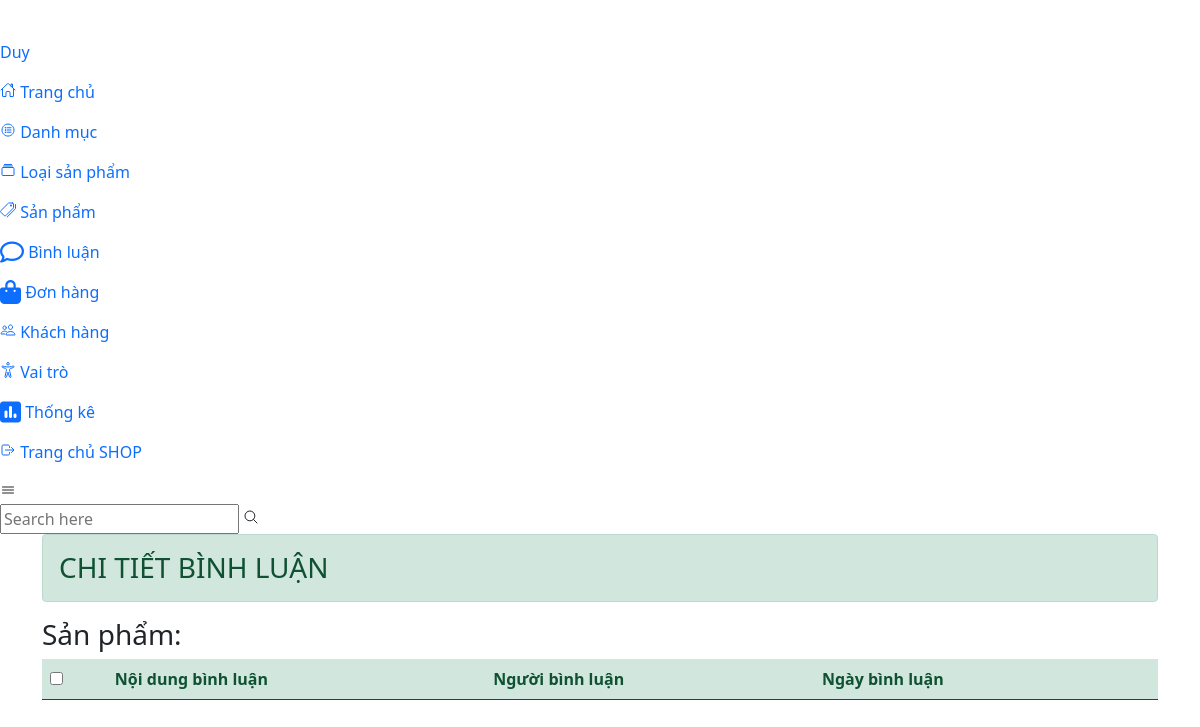
Before: /admin/binhluan/index.php?MaSP=72 (signed in) with the older database file.
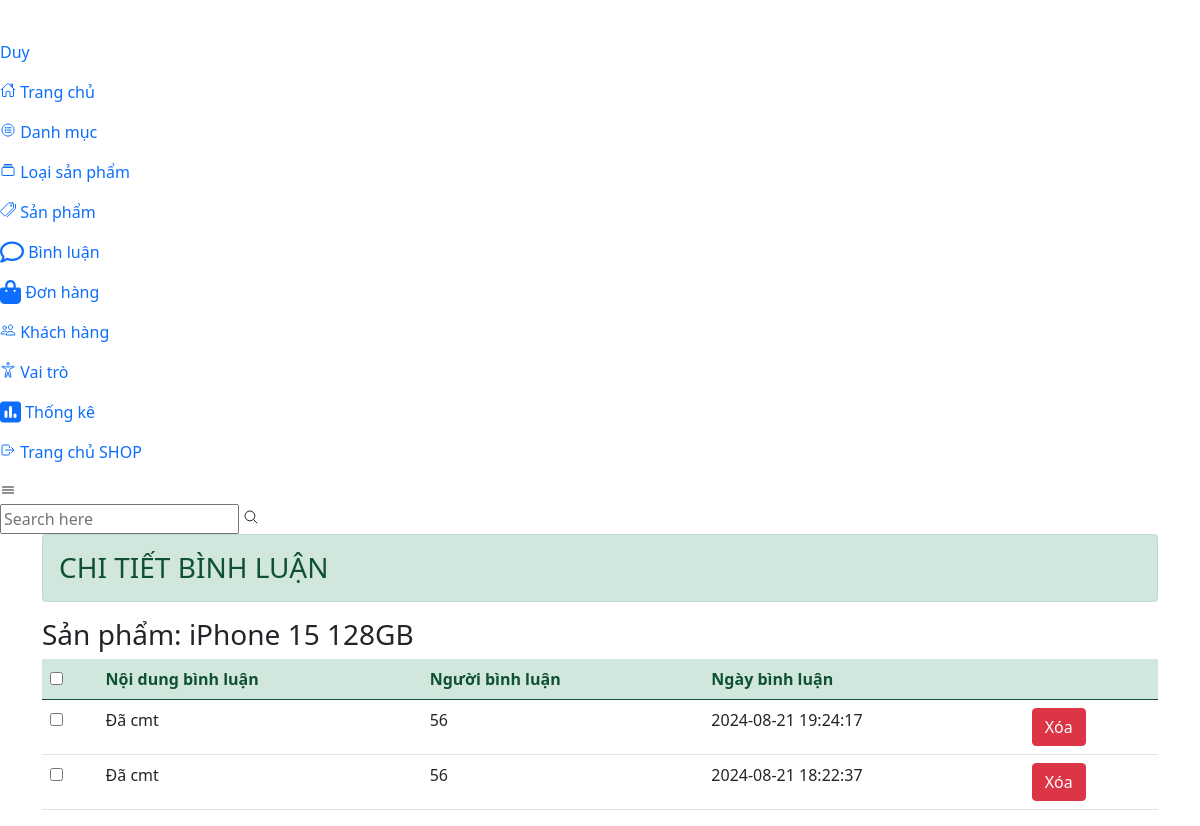
After: the same page with the newer database file.
### tables this page shows
CREATE TABLE `sanpham` (
  `MaSP` int(11) NOT NULL,
  `LSP_ID` int(11) NOT NULL,
  `DMID` int(11) NOT NULL,
  `TenSP` varchar(255) NOT NULL,
  `DonGia` int(11) NOT NULL,
  `HinhAnh1` varchar(200) NOT NULL,
  `HinhAnh2` varchar(200) DEFAULT NULL,
  `HinhAnh3` varchar(200) DEFAULT NULL,
  `ThongTin` longtext NOT NULL,
  `CPU` varchar(200) NOT NULL,
  `RAM` varchar(100) NOT NULL,
  `SSD_HDD` varchar(100) NOT NULL,
  `GPU` varchar(200) NOT NULL,
  `OS` varchar(100) NOT NULL,
  `kich_thuoc_man_hinh` varchar(200) NOT NULL,
  `kich_thuoc` varchar(50) NOT NULL,
  `mau_sac` varchar(20) NOT NULL,
  `chat_lieu` varchar(50) NOT NULL,
  `cong_giao_tiep` varchar(200) NOT NULL,
  `GiamGia` float DEFAULT NULL,
  `DacBiet` bit(1) NOT NULL,
  `LuotXem` int(11) NOT NULL DEFAULT 0,
  `ThoiGian` date NOT NULL
);

CREATE TABLE `binhluan` (
  `MaBL` int(11) NOT NULL,
  `ND_ID` int(11) NOT NULL,
  `MaSP` int(11) NOT NULL,
  `NoiDung` longtext NOT NULL,
  `NgayBL` datetime NOT NULL DEFAULT current_timestamp()
);

### admin/binhluan/index.php (called while the page is built, shortened)
<?php
    require_once "../../global.php";
    require_once "../../dao/binhluan.php";
    extract($_REQUEST);
    if(exist_param("MaSP")){
        $items=binhluan_select_by_sanpham($MaSP);
    }elseif (exist_param("btn_delete")) {
        if(isset($_REQUEST['MaBL'])){
            binhluan_delete($_REQUEST['MaBL']);
            header("location: index.php");
            exit();
        }
    }
    else{
        $items=thong_ke_binhluan();
        $VIEW_NAME= "list.php";
    }
    require "../layout.php";
?>

### global.php (called while the page is built, shortened)
<?php
    $ROOT_URL='https://x-shop.kesug.com';
    $CSS_ADMIN_URL = "$ROOT_URL/assets/admin/css";
    $SITE_URL= "$ROOT_URL/site";
?>

### dao/pdo.php (called while the page is built, shortened)
<?php
function pdo_get_connection(){
    $dburl = "mysql:host=sql204.infinityfree.com;dbname=if0_37000429_duanmau_web2041;charset=utf8";
    $username = 'if0_37000429';
    $password = '0905206292Duy';
    $conn = new PDO($dburl, $username, $password);
    $conn->setAttribute(PDO::ATTR_ERRMODE, PDO::ERRMODE_EXCEPTION);
    return $conn;
}
function pdo_query($sql){
    $sql_args = array_slice(func_get_args(), 1);
    try{
        $conn = pdo_get_connection();
        $stmt = $conn->prepare($sql);
        $stmt->execute($sql_args);
        $rows = $stmt->fetchAll();
        return $rows;
    }
    catch(PDOException $e){
        throw $e;
    }
    finally{
        unset($conn);
    }
}

### dao/binhluan.php (called while the page is built, shortened)
<?php
require_once 'pdo.php';
function binhluan_select_by_sanpham($MaSP){
    $sql = "SELECT BL.*, SP.TenSP FROM binhluan BL JOIN sanpham SP ON SP.MaSP=BL.MaSP WHERE BL.MaSP=? ORDER BY NgayBL DESC";
    return pdo_query($sql, $MaSP);
}

### admin/binhluan/detail.php (the view, shortened to what this page needs)
<!DOCTYPE html>
<html lang="en">
<head>
    <link href="https://cdn.jsdelivr.net/npm/bootstrap@5.0.2/dist/css/bootstrap.min.css" rel="stylesheet">
    <link rel="stylesheet" href="<?=$CSS_ADMIN_URL?>/styles.css">
    <link rel="stylesheet" href="https://cdnjs.cloudflare.com/ajax/libs/font-awesome/6.5.2/css/all.min.css" />
</head>
<body>
    <h3 class="alert alert-success text-uppercase">Chi tiết bình luận</h3>
    <form action="index.php?MaSP=<?=$MaSP?>" method="post">
        <h3>Sản phẩm: <?=$items[0]['TenSP']?></h3>
        <table class="table">
            <thead class="alert-success">
                <tr>
                    <th><input type="checkbox" name="" id=""></th>
                    <th>Nội dung bình luận</th>
                    <th>Người bình luận</th>
                    <th>Ngày bình luận</th>
                    <th></th>
                </tr>
            </thead>
            <tbody>
                <?php
                foreach($items as $item){
                    extract($item);
                    $xoa="index.php?btn_delete&MaBL=".$MaBL;
                ?>
                <tr>
                    <td><input type="checkbox" name="MaBL[]" value="<?=$MaBL?>"></td>
                    <td><?=$NoiDung?></td>
                    <td><?=$ND_ID?></td>
                    <td><?=$NgayBL?></td>
                    <td>
                        <a href="<?=$xoa?>" class="btn btn-danger">Xóa</a>
                    </td>
                </tr>
                <?php
                }
               ?>
            </tbody>
        </table>
    </form>
</body>
</html>

### admin/layout.php (shortened to what this page needs)
<?php
    include_once '../../global.php';
?>
<!DOCTYPE html>
<html lang="en">
<head>
    <link rel="stylesheet" href="../../assets/site/vendor/line-awesome/line-awesome/line-awesome/css/line-awesome.min.css">
    <link href="https://cdn.jsdelivr.net/npm/bootstrap@5.0.2/dist/css/bootstrap.min.css" rel="stylesheet">
    <link rel="stylesheet" href="<?=$CSS_ADMIN_URL?>/styles.css">
    <link rel="stylesheet" href="https://cdnjs.cloudflare.com/ajax/libs/font-awesome/6.5.2/css/all.min.css"/>
</head>
<body>
    <nav class="navbar">
        <?php require 'menu.php' ?>
    </nav>
    <main class="main">
      <div class="topbar">
      <div class="toggle">
            <ion-icon name="menu-outline"></ion-icon>
        </div>
        <div class="search">
            <label>
                <input type="text" placeholder="Search here">
                <ion-icon name="search-outline"></ion-icon>
            </label>
        </div>
      </div>
      <div class="container">
        <?php include $VIEW_NAME;?>
      </div>
    </main>
</body>
</html>

### admin/menu.php (shortened to what this page needs)
<ul class="navbar-nav">
    <li class="nav-item">
        <a href="#" class="nav-link">
            <span class="icon">
                <div class="user">
                </div>
            </span>
            <span class="title"><?=$_SESSION['nguoidung']['Ten']?></span>
        </a>
      </li>
    <li class="nav-item">
        <a class="nav-link" href="../trangchinh/">
            <span class="icon">
                <ion-icon name="home-outline"></ion-icon>
            </span>
            <span class="title">Trang chủ</span>
        </a>
    </li>
    <li class="nav-item">
        <a class="nav-link" href="../danhmuc/">
            <span class="icon">
                <ion-icon name="list-circle-outline"></ion-icon>
            </span>
            <span class="title">Danh mục</span>
        </a>
    </li>
    <li class="nav-item">
        <a class="nav-link" href="../loaisanpham/">
            <span class="icon">
                <ion-icon name="albums-outline"></ion-icon>
            </span>
            <span class="title">Loại sản phẩm</span>
        </a>
    </li>
    <li class="nav-item">
        <a class="nav-link" href="../sanpham/">
            <span class="icon">
                <ion-icon name="pricetags-outline"></ion-icon>
            </span>
            <span class="title">Sản phẩm</span>
        </a>
    </li>
    <li class="nav-item">
        <a class="nav-link" href="../binhluan/">
            <span class="icon">
                <i class="fa-regular fa-comment fa-xl" ></i>
            </span>
            <span class="title">Bình luận</span>
        </a>
    </li>
    <li class="nav-item">
        <a class="nav-link" href="../donhang/">
            <span class="icon">
            <i class="fa-solid fa-bag-shopping fa-xl"></i>
            </span>
            <span class="title">Đơn hàng</span>
        </a>
    </li>
    <?php
        if($_SESSION['nguoidung']['Quyen_ID'] == 1 ){
    ?>
    <li class="nav-item">
        <a class="nav-link" href="../nguoidung/">
            <span class="icon">
                <ion-icon name="people-outline"></ion-icon>
            </span>
            <span class="title">Khách hàng</span>
        </a>
    </li>
    <li class="nav-item">
        <a class="nav-link" href="../vaitro/">
            <span class="icon">
                <ion-icon name="accessibility-outline"></ion-icon>
            </span>
            <span class="title">Vai trò</span>
        </a>
    </li>
    <li class="nav-item">
        <a class="nav-link" href="../thongke/">
            <span class="icon">
                <i class="fa-solid fa-square-poll-vertical fa-xl" ></i>
            </span>
            <span class="title">Thống kê</span>
        </a>
    </li>
    <?php
    }
    ?>
    <li class="nav-item">
        <a class="nav-link" href="<?=$SITE_URL?>/trangchinh">
            <span class="icon">
                <ion-icon name="log-out-outline"></ion-icon>
            </span>
            <span class="title">Trang chủ SHOP</span>
        </a>
    </li>
</ul>

Changed rows visible on the page:
now on this page (row edited): sanpham: TenSP "iPhone 15 128GB"
added binhluan: NoiDung "Đã cmt", ND_ID "56", NgayBL "2024-08-21 19:24:17"
added binhluan: NoiDung "Đã cmt", ND_ID "56", NgayBL "2024-08-21 18:22:37"
